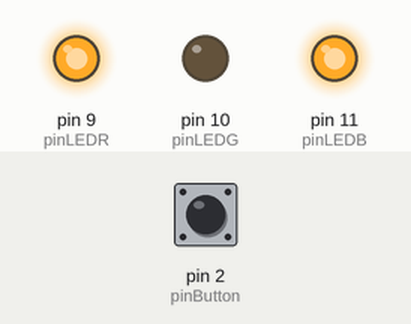
A sketch run on a simulated Arduino Uno, built with avr-gcc and run on an emulated ATmega328P. On the bench: output pins drawn as LEDs (lit = HIGH). The inputs (shaded band) are chosen by the test bench; at power-on: pin 2 (pinButton) HIGH.

Above: at 1.2 s.
1.3 s: pin 2 (pinButton) pulled LOW for 0.15 s
At 2.6 s:
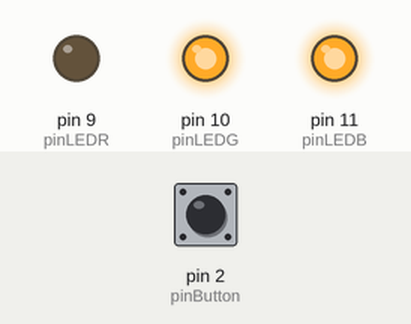
2.9 s: pin 2 (pinButton) pulled LOW for 1 s
At 5.1 s:
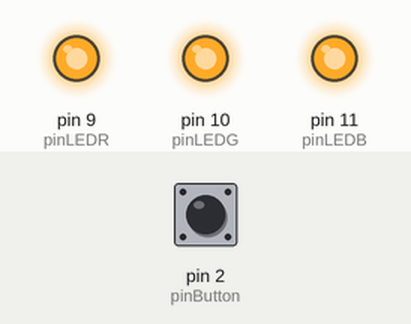
5.4 s: pin 2 (pinButton) pulled LOW for 0.15 s
At 5.8 s:
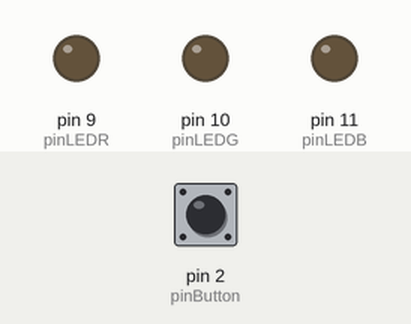
7.0 s: pin 2 (pinButton) pulled LOW for 3.2 s
At 11.2 s:
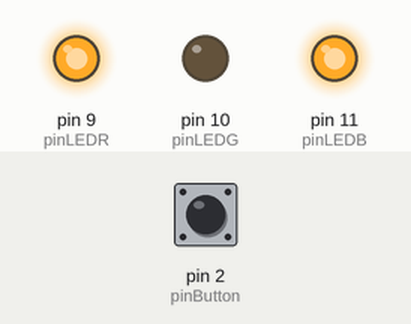
Timing chart, 0 to 12.7 s (numbered marks = the images above; inputs shaded):
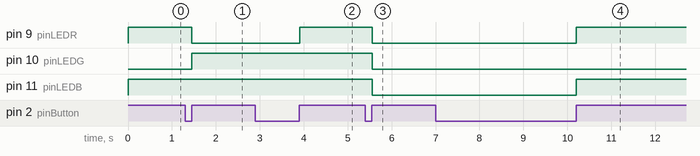

The sketch:

Button.ino
```cpp
const int pinLEDR = 9;
const int pinLEDG = 10;
const int pinLEDB = 11;
const int pinButton = 2;
boolean lastButton = LOW;
boolean currentButton = LOW;
boolean stateLED = false;
int ledMode = 0;

void setup() {
  // put your setup code here, to run once:
  pinMode(pinLEDR, OUTPUT);
  pinMode(pinLEDG, OUTPUT);
  pinMode(pinLEDB, OUTPUT);
  pinMode(pinButton, INPUT);
}
boolean debounce(boolean last) {
  boolean current = digitalRead(pinButton);
  if(current != last) {
    delay(5);
    current = digitalRead(pinButton);
  }
  return current;
}
void loop() {
  currentButton = debounce(lastButton);
  if(currentButton == HIGH && lastButton == LOW){
     ledMode++; if(ledMode > 3) ledMode = 0;
  }
  lastButton = currentButton;
  setMode(ledMode);
}

void setMode(int mode) {
  switch(mode) {
    case 0: digitalWrite(pinLEDR, LOW);
            digitalWrite(pinLEDG, LOW);
            digitalWrite(pinLEDB, LOW);
            break;
    case 1: digitalWrite(pinLEDR, 102);
            digitalWrite(pinLEDG, 000);
            digitalWrite(pinLEDB, 102);
            break;
    case 2: digitalWrite(pinLEDR, 000);
            digitalWrite(pinLEDG, 102);
            digitalWrite(pinLEDB, 102);
            break;
    case 3: digitalWrite(pinLEDR, 255);
            digitalWrite(pinLEDG, 102);
            digitalWrite(pinLEDB, 153);
            break;
  }
}
```

Measured:
- after the input at 1.3 s, pin 9 (pinLEDR): HIGH → LOW after 0.16 s; pin 10 (pinLEDG): LOW → HIGH after 0.16 s
- after the input at 2.9 s, pin 9 (pinLEDR): LOW → HIGH after 1.0 s
- after the input at 5.4 s, pin 9 (pinLEDR), pin 10 (pinLEDG), pin 11 (pinLEDB): HIGH → LOW after 0.16 s
- after the input at 7.0 s, pin 9 (pinLEDR), pin 11 (pinLEDB): LOW → HIGH after 3.2 s
